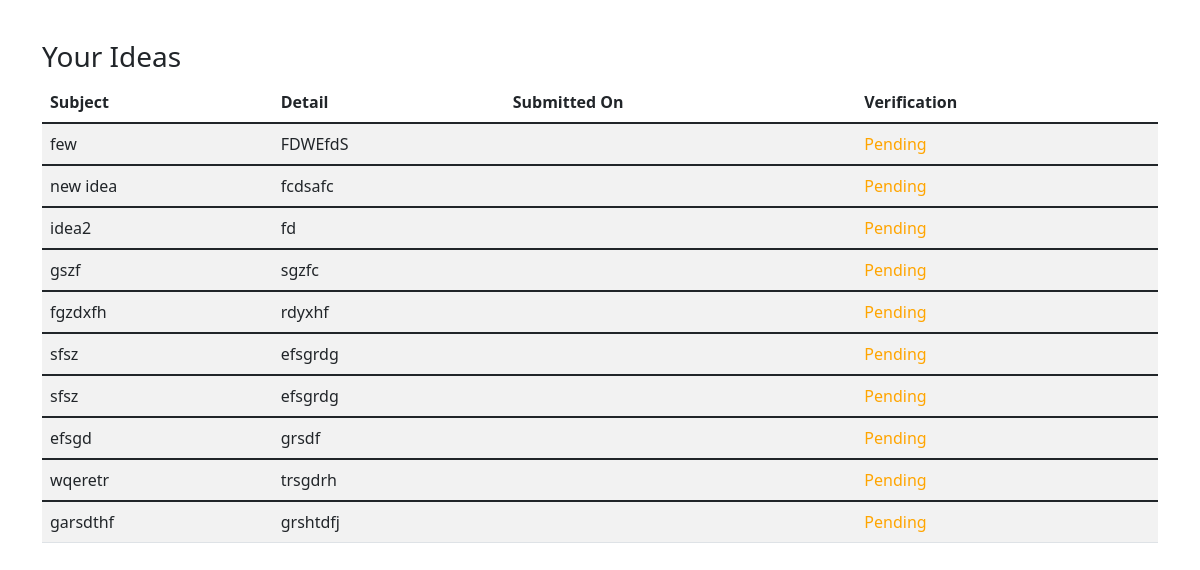
Screenshot of /submissions/ideas/ (signed in) with the database file from the repository.
### submissions/models.py (models this page shows, shortened)
class Submission(models.Model):
    is_verified= models.BooleanField(default=False)
    user = models.ForeignKey(User,related_name="%(class)s_submissions",on_delete=models.CASCADE)
    submit_date = models.DateField(default=timezone.now)
    class Meta:
        abstract=True

class Idea(Submission):
    title = models.CharField(max_length=200)
    description= models.TextField()

### submissions/views.py (the view)
# urls.py: path('ideas/', views.ideas, name='ideas'),
@login_required(login_url='dashboard_page')
def ideas(request):
    userNow = request.user
    notification_list = Notifications.objects.filter(
        Q(user=request.user) | Q(user=None)).order_by('-created_on')
    isread = True
    notification_list = Notifications.objects.filter(
        Q(user=request.user) | Q(user=None)).order_by('-created_on')
    for notif in notification_list:
        if not notif.isread:
            isread = False
            break
    context = {
        'ideas': userNow.idea_submissions.all(), 'notification_list': notification_list, 'isread': isread
    }
    return render(request, 'submissions/ideas.html', context)

### templates/submissions/ideas.html (shortened to what this page needs)
{% extends '../basicbootstrap.html'%}
{% block body %}
<div class="container" style="margin-top:40px">
  <h3>Your Ideas</h3>
  <table class="table table-striped">
    <thead>
      <tr>
        <th scope="col">Subject</th>
        <th scope="col">Detail</th>
        <th scope="col">Submitted On</th>
        <th scope="col">Verification</th>
      </tr>
    </thead>
    {% for idea in ideas %}
    <tbody>
      <tr>
        <td>{{idea.title}}</td>
        <td>{{idea.description}}</td>
        <td>{{post.submit_date}}</td>
        {% if post.is_verified %}
        <td><span style="color:green">Verified</span></td>
        {% else %}
        <td><span style="color:orange">Pending</span></td>
        {% endif %}
      </tr>
    </tbody>
    {% endfor %}
  </table>
</div>
{% endblock %}

### rows the page displays
Idea: title "few", description "FDWEfdS"
Idea: title "new idea", description "fcdsafc"
Idea: title "idea2", description "fd"
Idea: title "gszf", description "sgzfc"
Idea: title "fgzdxfh", description "rdyxhf"
Idea: title "sfsz", description "efsgrdg"
Idea: title "sfsz", description "efsgrdg"
Idea: title "efsgd", description "grsdf"
Idea: title "wqeretr", description "trsgdrh"
Idea: title "garsdthf", description "grshtdfj"
